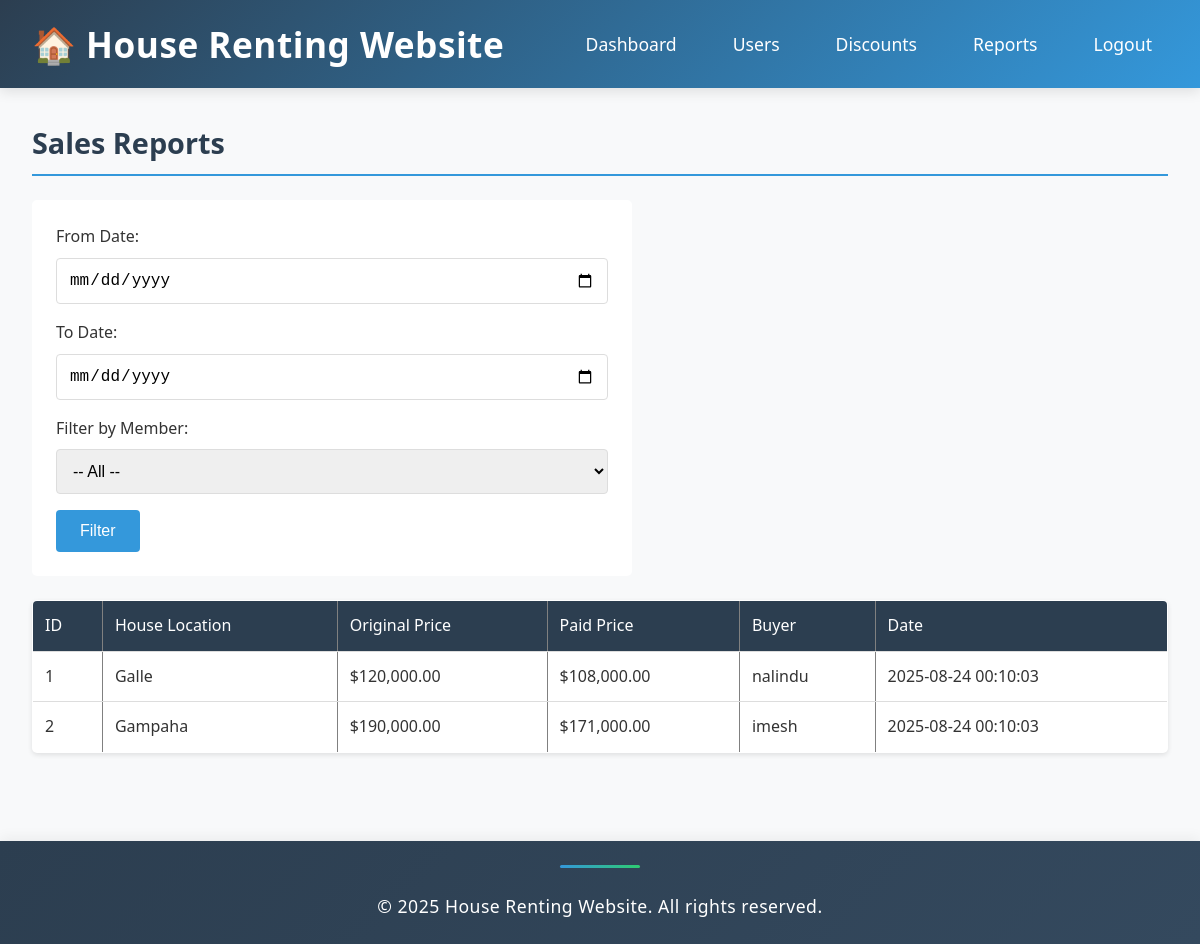
Page /admin/reports.php (signed in) on the committed database.
### tables this page shows
CREATE TABLE `transactions` (
  `id` int(11) NOT NULL,
  `house_id` int(11) DEFAULT NULL,
  `buyer_id` int(11) DEFAULT NULL,
  `price_paid` decimal(10,2) DEFAULT NULL,
  `date` datetime DEFAULT current_timestamp(),
  `stripe_payment_id` varchar(255) DEFAULT NULL
);

CREATE TABLE `houses` (
  `id` int(11) NOT NULL,
  `photo` varchar(255) DEFAULT NULL,
  `location` varchar(100) DEFAULT NULL,
  `bedrooms` int(11) DEFAULT NULL,
  `garden` tinyint(1) DEFAULT NULL,
  `garage` tinyint(1) DEFAULT NULL,
  `price` decimal(10,2) DEFAULT NULL,
  `discount` decimal(5,2) DEFAULT 0.00,
  `owner_id` int(11) DEFAULT NULL,
  `status` enum('available','sold') DEFAULT 'available'
);

CREATE TABLE `users` (
  `id` int(11) NOT NULL,
  `username` varchar(50) NOT NULL,
  `password` varchar(255) NOT NULL,
  `email` varchar(100) NOT NULL,
  `role` enum('member','manager','admin') NOT NULL DEFAULT 'member'
);

### admin/reports.php (the view, shortened to what this page needs)
<?php
require_once "../config/connectdb.php";
require_once "../includes/header.php";
$where = "";
$params = [];
$sql = "SELECT t.id, h.location, h.price, t.price_paid, u.username, t.date
        FROM transactions t
        JOIN houses h ON t.house_id = h.id
        JOIN users u ON t.buyer_id = u.id
        WHERE 1=1 $where
        ORDER BY t.date DESC";
$stmt = $conn->prepare($sql);
$stmt->execute($params);
$transactions = $stmt->fetchAll();
?>
<h2>Sales Reports</h2>
<form method="POST" action="">
    <label>From Date:</label>
    <input type="date" name="from_date">
    <label>To Date:</label>
    <input type="date" name="to_date">
    <label>Filter by Member:</label>
    <select name="member_id">
        <option value="">-- All --</option>
    </select>
    <button type="submit">Filter</button>
</form>
<table border="1" cellpadding="8" cellspacing="0" style="margin-top:20px;">
    <tr>
        <th>ID</th>
        <th>House Location</th>
        <th>Original Price</th>
        <th>Paid Price</th>
        <th>Buyer</th>
        <th>Date</th>
    </tr>
    <?php foreach ($transactions as $t): ?>
    <tr>
        <td><?php echo $t["id"]; ?></td>
        <td><?php echo htmlspecialchars($t["location"]); ?></td>
        <td>$<?php echo number_format($t["price"], 2); ?></td>
        <td>$<?php echo number_format($t["price_paid"], 2); ?></td>
        <td><?php echo $t["username"]; ?></td>
        <td><?php echo $t["date"]; ?></td>
    </tr>
    <?php endforeach; ?>
</table>
<?php require_once "../includes/footer.php"; ?>

### includes/header.php (shortened to what this page needs)
<!DOCTYPE html>
<html>
<head>
    <link rel="stylesheet" href="../assets/css/styles.css">
    <link rel="stylesheet" href="../assets/css/header.css">
    <link rel="stylesheet" href="../assets/css/footer.css">
</head>
<body>
    <header>
        <h1>🏠 House Renting Website</h1>
        <nav>
            <ul>
                <?php if (isset($_SESSION["role"])): ?>
                    <?php if ($_SESSION["role"] === "member"): ?>
                        <li><a href="../members/member_home.php">Home</a></li>
                        <li><a href="../members/houses.php">Browse Houses</a></li>
                        <li><a href="../members/my_purchases.php">My Purchases</a></li>
                    <?php elseif ($_SESSION["role"] === "manager"): ?>
                        <li><a href="../managers/manager_home.php">Manager Home</a></li>
                        <li><a href="../managers/add_house.php">Add House</a></li>
                    <?php elseif ($_SESSION["role"] === "admin"): ?>
                        <li><a href="../admin/admin_dashboard.php">Dashboard</a></li>
                        <li><a href="../admin/users.php">Users</a></li>
                        <li><a href="../admin/discounts.php">Discounts</a></li>
                        <li><a href="../admin/reports.php">Reports</a></li>
                    <?php endif; ?>
                    <li><a href="../auth/logout.php">Logout</a></li>
                <?php else: ?>
                    <li><a href="../auth/login.php">Login</a></li>
                    <li><a href="../auth/register.php">Register</a></li>
                <?php endif; ?>
            </ul>
        </nav>
    </header>
    <main>

### includes/footer.php
    </main>
    <footer>
        <p>&copy; <?php echo date("Y"); ?> House Renting Website. All rights reserved.</p>
    </footer>
</body>
</html>

### assets/css/styles.css (style rules this page uses)
* { box-sizing: border-box; margin: 0; padding: 0; }
body { font-family: 'Segoe UI', Tahoma, Geneva, Verdana, sans-serif; line-height: 1.6; color: #333; background-color: #f8f9fa; min-height: 100vh; display: flex; flex-direction: column; }
main { padding: 2rem; flex: 1; }
h2, h3, h4, h5, h6 { color: #2c3e50; margin-bottom: 1rem; }
h2 { font-size: 1.8rem; border-bottom: 2px solid #3498db; padding-bottom: 0.5rem; margin-bottom: 1.5rem; }
form { background-color: white; padding: 1.5rem; border-radius: 5px; margin-bottom: 1.5rem; max-width: 600px; }
label { display: block; margin-bottom: 0.5rem; font-weight: 500; }
input[type="text"], input[type="password"], input[type="email"], input[type="number"], input[type="date"], select { width: 100%; padding: 0.75rem; margin-bottom: 1rem; border: 1px solid #ddd; border-radius: 4px; font-size: 1rem; }
button, input[type="submit"], a.button { background: #3498db; color: white; border: none; padding: 0.75rem 1.5rem; border-radius: 4px; cursor: pointer; font-size: 1rem; font-weight: 500; transition: all 0.3s ease; text-decoration: none; display: inline-block; }
a { color: #3498db; text-decoration: none; transition: color 0.3s ease; }
table { width: 100%; border-collapse: collapse; margin-bottom: 1.5rem; background-color: white; box-shadow: 0 2px 5px rgba(0, 0, 0, 0.1); border-radius: 5px; overflow: hidden; }
th, td { padding: 0.75rem; text-align: left; border-bottom: 1px solid #ddd; }
th { background: #2c3e50; color: white; font-weight: 500; }
ul { list-style-type: none; }
li { margin-bottom: 0.5rem; }

### assets/css/header.css (style rules this page uses)
header { background: linear-gradient(135deg, #2c3e50 0%, #3498db 100%); color: white; padding: 1rem 2rem; box-shadow: 0 4px 12px rgba(0, 0, 0, 0.1); position: relative; display: flex; justify-content: space-between; align-items: center; flex-wrap: wrap; }
header h1:first-child { font-size: 2.2rem; font-weight: 700; letter-spacing: 0.5px; margin: 0; }
nav ul { display: flex; list-style: none; gap: 1.5rem; }
nav li { margin: 0.5rem 0; }
nav a { color: white; text-decoration: none; font-weight: 500; font-size: 1.1rem; padding: 0.5rem 1rem; border-radius: 4px; transition: all 0.3s ease; }

### assets/css/footer.css (style rules this page uses)
footer { background: linear-gradient(135deg, #2c3e50 0%, #34495e 100%); color: white; text-align: center; padding: 1.5rem; margin-top: 2rem; box-shadow: 0 -4px 12px rgba(0, 0, 0, 0.05); }
footer p { font-size: 1.1rem; margin: 0; font-weight: 400; letter-spacing: 0.5px; }
footer::before { content: ''; display: block; width: 80px; height: 3px; background: linear-gradient(90deg, #3498db, #2ecc71); margin: 0 auto 1.5rem auto; border-radius: 3px; }

### rows in the picture
transactions: id "1", house.location "Galle", house.price "120,000.00", price_paid "108,000.00", buyer.username "nalindu", date "2025-08-24 00:10:03"
transactions: id "2", house.location "Gampaha", house.price "190,000.00", price_paid "171,000.00", buyer.username "imesh", date "2025-08-24 00:10:03"
